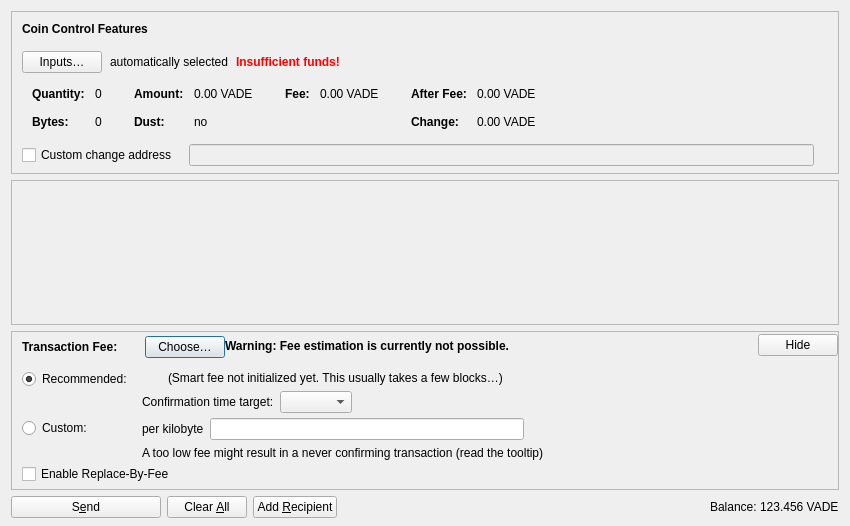
<?xml version="1.0" encoding="UTF-8"?>
<ui version="4.0">
 <class>SendCoinsDialog</class>
 <widget class="QDialog" name="SendCoinsDialog">
  <property name="geometry">
   <rect>
    <x>0</x>
    <y>0</y>
    <width>850</width>
    <height>526</height>
   </rect>
  </property>
  <property name="windowTitle">
   <string>Send Coins</string>
  </property>
  <layout class="QVBoxLayout" name="verticalLayout" stretch="0,1,0,0">
   <property name="bottomMargin">
    <number>8</number>
   </property>
   <item>
    <widget class="QFrame" name="frameCoinControl">
     <property name="sizePolicy">
      <sizepolicy hsizetype="Expanding" vsizetype="Expanding">
       <horstretch>0</horstretch>
       <verstretch>0</verstretch>
      </sizepolicy>
     </property>
     <property name="maximumSize">
      <size>
       <width>16777215</width>
       <height>16777215</height>
      </size>
     </property>
     <property name="frameShape">
      <enum>QFrame::StyledPanel</enum>
     </property>
     <property name="frameShadow">
      <enum>QFrame::Sunken</enum>
     </property>
     <layout class="QVBoxLayout" name="verticalLayoutCoinControl2">
      <property name="spacing">
       <number>0</number>
      </property>
      <property name="leftMargin">
       <number>0</number>
      </property>
      <property name="topMargin">
       <number>0</number>
      </property>
      <property name="rightMargin">
       <number>0</number>
      </property>
      <property name="bottomMargin">
       <number>6</number>
      </property>
      <item>
       <layout class="QVBoxLayout" name="verticalLayoutCoinControl" stretch="0,0,0,0,1">
        <property name="spacing">
         <number>0</number>
        </property>
        <property name="leftMargin">
         <number>10</number>
        </property>
        <property name="topMargin">
         <number>10</number>
        </property>
        <item>
         <layout class="QHBoxLayout" name="horizontalLayoutCoinControl1">
          <property name="bottomMargin">
           <number>15</number>
          </property>
          <item>
           <widget class="QLabel" name="labelCoinControlFeatures">
            <property name="sizePolicy">
             <sizepolicy hsizetype="Preferred" vsizetype="Maximum">
              <horstretch>0</horstretch>
              <verstretch>0</verstretch>
             </sizepolicy>
            </property>
            <property name="font">
             <font>
              <weight>75</weight>
              <bold>true</bold>
             </font>
            </property>
            <property name="styleSheet">
             <string notr="true">font-weight:bold;</string>
            </property>
            <property name="text">
             <string>Coin Control Features</string>
            </property>
           </widget>
          </item>
         </layout>
        </item>
        <item>
         <layout class="QHBoxLayout" name="horizontalLayoutCoinControl2" stretch="0,0,0,0">
          <property name="spacing">
           <number>8</number>
          </property>
          <property name="bottomMargin">
           <number>10</number>
          </property>
          <item>
           <widget class="QPushButton" name="pushButtonCoinControl">
            <property name="styleSheet">
             <string notr="true"/>
            </property>
            <property name="text">
             <string>Inputs…</string>
            </property>
            <property name="autoDefault">
             <bool>false</bool>
            </property>
           </widget>
          </item>
          <item>
           <widget class="QLabel" name="labelCoinControlAutomaticallySelected">
            <property name="text">
             <string>automatically selected</string>
            </property>
            <property name="margin">
             <number>5</number>
            </property>
           </widget>
          </item>
          <item>
           <widget class="QLabel" name="labelCoinControlInsuffFunds">
            <property name="font">
             <font>
              <weight>75</weight>
              <bold>true</bold>
             </font>
            </property>
            <property name="styleSheet">
             <string notr="true">color:red;font-weight:bold;</string>
            </property>
            <property name="text">
             <string>Insufficient funds!</string>
            </property>
            <property name="margin">
             <number>5</number>
            </property>
           </widget>
          </item>
          <item>
           <spacer name="horizontalSpacerCoinControl">
            <property name="orientation">
             <enum>Qt::Horizontal</enum>
            </property>
            <property name="sizeHint" stdset="0">
             <size>
              <width>40</width>
              <height>1</height>
             </size>
            </property>
           </spacer>
          </item>
         </layout>
        </item>
        <item>
         <widget class="QWidget" name="widgetCoinControl" native="true">
          <property name="sizePolicy">
           <sizepolicy hsizetype="Preferred" vsizetype="Preferred">
            <horstretch>0</horstretch>
            <verstretch>0</verstretch>
           </sizepolicy>
          </property>
          <property name="minimumSize">
           <size>
            <width>0</width>
            <height>0</height>
           </size>
          </property>
          <property name="styleSheet">
           <string notr="true"/>
          </property>
          <layout class="QHBoxLayout" name="horizontalLayoutCoinControl5">
           <property name="leftMargin">
            <number>0</number>
           </property>
           <property name="topMargin">
            <number>0</number>
           </property>
           <property name="rightMargin">
            <number>0</number>
           </property>
           <property name="bottomMargin">
            <number>0</number>
           </property>
           <item>
            <layout class="QHBoxLayout" name="horizontalLayoutCoinControl3" stretch="0,0,0,1">
             <property name="spacing">
              <number>20</number>
             </property>
             <property name="topMargin">
              <number>0</number>
             </property>
             <property name="bottomMargin">
              <number>10</number>
             </property>
             <item>
              <layout class="QFormLayout" name="formLayoutCoinControl1">
               <property name="horizontalSpacing">
                <number>10</number>
               </property>
               <property name="verticalSpacing">
                <number>14</number>
               </property>
               <property name="leftMargin">
                <number>10</number>
               </property>
               <property name="topMargin">
                <number>4</number>
               </property>
               <property name="rightMargin">
                <number>6</number>
               </property>
               <item row="0" column="0">
                <widget class="QLabel" name="labelCoinControlQuantityText">
                 <property name="font">
                  <font>
                   <weight>75</weight>
                   <bold>true</bold>
                  </font>
                 </property>
                 <property name="text">
                  <string>Quantity:</string>
                 </property>
                 <property name="margin">
                  <number>0</number>
                 </property>
                </widget>
               </item>
               <item row="0" column="1">
                <widget class="QLabel" name="labelCoinControlQuantity">
                 <property name="cursor">
                  <cursorShape>IBeamCursor</cursorShape>
                 </property>
                 <property name="contextMenuPolicy">
                  <enum>Qt::ActionsContextMenu</enum>
                 </property>
                 <property name="text">
                  <string notr="true">0</string>
                 </property>
                 <property name="margin">
                  <number>0</number>
                 </property>
                 <property name="textInteractionFlags">
                  <set>Qt::LinksAccessibleByMouse|Qt::TextSelectableByKeyboard|Qt::TextSelectableByMouse</set>
                 </property>
                </widget>
               </item>
               <item row="1" column="0">
                <widget class="QLabel" name="labelCoinControlBytesText">
                 <property name="font">
                  <font>
                   <weight>75</weight>
                   <bold>true</bold>
                  </font>
                 </property>
                 <property name="text">
                  <string>Bytes:</string>
                 </property>
                </widget>
               </item>
               <item row="1" column="1">
                <widget class="QLabel" name="labelCoinControlBytes">
                 <property name="cursor">
                  <cursorShape>IBeamCursor</cursorShape>
                 </property>
                 <property name="contextMenuPolicy">
                  <enum>Qt::ActionsContextMenu</enum>
                 </property>
                 <property name="text">
                  <string notr="true">0</string>
                 </property>
                 <property name="textInteractionFlags">
                  <set>Qt::LinksAccessibleByMouse|Qt::TextSelectableByKeyboard|Qt::TextSelectableByMouse</set>
                 </property>
                </widget>
               </item>
              </layout>
             </item>
             <item>
              <layout class="QFormLayout" name="formLayoutCoinControl2">
               <property name="horizontalSpacing">
                <number>10</number>
               </property>
               <property name="verticalSpacing">
                <number>14</number>
               </property>
               <property name="leftMargin">
                <number>6</number>
               </property>
               <property name="topMargin">
                <number>4</number>
               </property>
               <property name="rightMargin">
                <number>6</number>
               </property>
               <item row="0" column="0">
                <widget class="QLabel" name="labelCoinControlAmountText">
                 <property name="font">
                  <font>
                   <weight>75</weight>
                   <bold>true</bold>
                  </font>
                 </property>
                 <property name="text">
                  <string>Amount:</string>
                 </property>
                 <property name="margin">
                  <number>0</number>
                 </property>
                </widget>
               </item>
               <item row="0" column="1">
                <widget class="QLabel" name="labelCoinControlAmount">
                 <property name="cursor">
                  <cursorShape>IBeamCursor</cursorShape>
                 </property>
                 <property name="contextMenuPolicy">
                  <enum>Qt::ActionsContextMenu</enum>
                 </property>
                 <property name="text">
                  <string notr="true">0.00 VADE</string>
                 </property>
                 <property name="textInteractionFlags">
                  <set>Qt::LinksAccessibleByMouse|Qt::TextSelectableByKeyboard|Qt::TextSelectableByMouse</set>
                 </property>
                </widget>
               </item>
               <item row="1" column="0">
                <widget class="QLabel" name="labelCoinControlLowOutputText">
                 <property name="font">
                  <font>
                   <weight>75</weight>
                   <bold>true</bold>
                  </font>
                 </property>
                 <property name="text">
                  <string>Dust:</string>
                 </property>
                </widget>
               </item>
               <item row="1" column="1">
                <widget class="QLabel" name="labelCoinControlLowOutput">
                 <property name="cursor">
                  <cursorShape>IBeamCursor</cursorShape>
                 </property>
                 <property name="contextMenuPolicy">
                  <enum>Qt::ActionsContextMenu</enum>
                 </property>
                 <property name="text">
                  <string notr="true">no</string>
                 </property>
                 <property name="textInteractionFlags">
                  <set>Qt::LinksAccessibleByMouse|Qt::TextSelectableByKeyboard|Qt::TextSelectableByMouse</set>
                 </property>
                </widget>
               </item>
              </layout>
             </item>
             <item>
              <layout class="QFormLayout" name="formLayoutCoinControl3">
               <property name="horizontalSpacing">
                <number>10</number>
               </property>
               <property name="verticalSpacing">
                <number>14</number>
               </property>
               <property name="leftMargin">
                <number>6</number>
               </property>
               <property name="topMargin">
                <number>4</number>
               </property>
               <property name="rightMargin">
                <number>6</number>
               </property>
               <item row="0" column="0">
                <widget class="QLabel" name="labelCoinControlFeeText">
                 <property name="font">
                  <font>
                   <weight>75</weight>
                   <bold>true</bold>
                  </font>
                 </property>
                 <property name="text">
                  <string>Fee:</string>
                 </property>
                 <property name="margin">
                  <number>0</number>
                 </property>
                </widget>
               </item>
               <item row="0" column="1">
                <widget class="QLabel" name="labelCoinControlFee">
                 <property name="cursor">
                  <cursorShape>IBeamCursor</cursorShape>
                 </property>
                 <property name="contextMenuPolicy">
                  <enum>Qt::ActionsContextMenu</enum>
                 </property>
                 <property name="text">
                  <string notr="true">0.00 VADE</string>
                 </property>
                 <property name="textInteractionFlags">
                  <set>Qt::LinksAccessibleByMouse|Qt::TextSelectableByKeyboard|Qt::TextSelectableByMouse</set>
                 </property>
                </widget>
               </item>
              </layout>
             </item>
             <item>
              <layout class="QFormLayout" name="formLayoutCoinControl4">
               <property name="horizontalSpacing">
                <number>10</number>
               </property>
               <property name="verticalSpacing">
                <number>14</number>
               </property>
               <property name="leftMargin">
                <number>6</number>
               </property>
               <property name="topMargin">
                <number>4</number>
               </property>
               <property name="rightMargin">
                <number>6</number>
               </property>
               <item row="0" column="0">
                <widget class="QLabel" name="labelCoinControlAfterFeeText">
                 <property name="font">
                  <font>
                   <weight>75</weight>
                   <bold>true</bold>
                  </font>
                 </property>
                 <property name="text">
                  <string>After Fee:</string>
                 </property>
                 <property name="margin">
                  <number>0</number>
                 </property>
                </widget>
               </item>
               <item row="0" column="1">
                <widget class="QLabel" name="labelCoinControlAfterFee">
                 <property name="cursor">
                  <cursorShape>IBeamCursor</cursorShape>
                 </property>
                 <property name="contextMenuPolicy">
                  <enum>Qt::ActionsContextMenu</enum>
                 </property>
                 <property name="text">
                  <string notr="true">0.00 VADE</string>
                 </property>
                 <property name="textInteractionFlags">
                  <set>Qt::LinksAccessibleByMouse|Qt::TextSelectableByKeyboard|Qt::TextSelectableByMouse</set>
                 </property>
                </widget>
               </item>
               <item row="1" column="0">
                <widget class="QLabel" name="labelCoinControlChangeText">
                 <property name="font">
                  <font>
                   <weight>75</weight>
                   <bold>true</bold>
                  </font>
                 </property>
                 <property name="text">
                  <string>Change:</string>
                 </property>
                </widget>
               </item>
               <item row="1" column="1">
                <widget class="QLabel" name="labelCoinControlChange">
                 <property name="cursor">
                  <cursorShape>IBeamCursor</cursorShape>
                 </property>
                 <property name="contextMenuPolicy">
                  <enum>Qt::ActionsContextMenu</enum>
                 </property>
                 <property name="text">
                  <string notr="true">0.00 VADE</string>
                 </property>
                 <property name="textInteractionFlags">
                  <set>Qt::LinksAccessibleByMouse|Qt::TextSelectableByKeyboard|Qt::TextSelectableByMouse</set>
                 </property>
                </widget>
               </item>
              </layout>
             </item>
            </layout>
           </item>
          </layout>
         </widget>
        </item>
        <item>
         <layout class="QHBoxLayout" name="horizontalLayoutCoinControl4" stretch="0,0,0">
          <property name="spacing">
           <number>12</number>
          </property>
          <property name="sizeConstraint">
           <enum>QLayout::SetDefaultConstraint</enum>
          </property>
          <property name="topMargin">
           <number>5</number>
          </property>
          <property name="rightMargin">
           <number>5</number>
          </property>
          <item>
           <widget class="QCheckBox" name="checkBoxCoinControlChange">
            <property name="toolTip">
             <string>If this is activated, but the change address is empty or invalid, change will be sent to a newly generated address.</string>
            </property>
            <property name="text">
             <string>Custom change address</string>
            </property>
           </widget>
          </item>
          <item>
           <widget class="QValidatedLineEdit" name="lineEditCoinControlChange">
            <property name="enabled">
             <bool>false</bool>
            </property>
            <property name="sizePolicy">
             <sizepolicy hsizetype="Expanding" vsizetype="Fixed">
              <horstretch>0</horstretch>
              <verstretch>0</verstretch>
             </sizepolicy>
            </property>
           </widget>
          </item>
          <item>
           <widget class="QLabel" name="labelCoinControlChangeLabel">
            <property name="sizePolicy">
             <sizepolicy hsizetype="Preferred" vsizetype="Expanding">
              <horstretch>0</horstretch>
              <verstretch>0</verstretch>
             </sizepolicy>
            </property>
            <property name="minimumSize">
             <size>
              <width>0</width>
              <height>0</height>
             </size>
            </property>
            <property name="text">
             <string/>
            </property>
            <property name="margin">
             <number>3</number>
            </property>
           </widget>
          </item>
         </layout>
        </item>
        <item>
         <spacer name="verticalSpacerCoinControl">
          <property name="orientation">
           <enum>Qt::Vertical</enum>
          </property>
          <property name="sizeHint" stdset="0">
           <size>
            <width>800</width>
            <height>1</height>
           </size>
          </property>
         </spacer>
        </item>
       </layout>
      </item>
     </layout>
    </widget>
   </item>
   <item>
    <widget class="QScrollArea" name="scrollArea">
     <property name="widgetResizable">
      <bool>true</bool>
     </property>
     <widget class="QWidget" name="scrollAreaWidgetContents">
      <property name="geometry">
       <rect>
        <x>0</x>
        <y>0</y>
        <width>830</width>
        <height>104</height>
       </rect>
      </property>
      <layout class="QVBoxLayout" name="verticalLayout_2" stretch="0,1">
       <property name="leftMargin">
        <number>0</number>
       </property>
       <property name="topMargin">
        <number>0</number>
       </property>
       <property name="rightMargin">
        <number>0</number>
       </property>
       <property name="bottomMargin">
        <number>0</number>
       </property>
       <item>
        <layout class="QVBoxLayout" name="entries">
         <property name="spacing">
          <number>6</number>
         </property>
        </layout>
       </item>
       <item>
        <spacer name="verticalSpacer">
         <property name="orientation">
          <enum>Qt::Vertical</enum>
         </property>
         <property name="sizeHint" stdset="0">
          <size>
           <width>20</width>
           <height>40</height>
          </size>
         </property>
        </spacer>
       </item>
      </layout>
     </widget>
    </widget>
   </item>
   <item>
    <widget class="QFrame" name="frameFee">
     <property name="sizePolicy">
      <sizepolicy hsizetype="Expanding" vsizetype="Expanding">
       <horstretch>0</horstretch>
       <verstretch>0</verstretch>
      </sizepolicy>
     </property>
     <property name="maximumSize">
      <size>
       <width>16777215</width>
       <height>16777215</height>
      </size>
     </property>
     <property name="frameShape">
      <enum>QFrame::StyledPanel</enum>
     </property>
     <property name="frameShadow">
      <enum>QFrame::Sunken</enum>
     </property>
     <layout class="QVBoxLayout" name="verticalLayoutFee1">
      <property name="spacing">
       <number>0</number>
      </property>
      <property name="leftMargin">
       <number>0</number>
      </property>
      <property name="topMargin">
       <number>0</number>
      </property>
      <property name="rightMargin">
       <number>0</number>
      </property>
      <property name="bottomMargin">
       <number>0</number>
      </property>
      <item>
       <layout class="QVBoxLayout" name="verticalLayoutFee2" stretch="0,0,0">
        <property name="spacing">
         <number>0</number>
        </property>
        <property name="leftMargin">
         <number>10</number>
        </property>
        <property name="topMargin">
         <number>0</number>
        </property>
        <item>
         <layout class="QHBoxLayout" name="horizontalLayoutFee1">
          <property name="bottomMargin">
           <number>0</number>
          </property>
          <item>
           <layout class="QVBoxLayout" name="verticalLayoutFee7">
            <property name="spacing">
             <number>0</number>
            </property>
            <item>
             <spacer name="verticalSpacerSmartFee">
              <property name="orientation">
               <enum>Qt::Vertical</enum>
              </property>
              <property name="sizeType">
               <enum>QSizePolicy::Fixed</enum>
              </property>
              <property name="sizeHint" stdset="0">
               <size>
                <width>1</width>
                <height>4</height>
               </size>
              </property>
             </spacer>
            </item>
            <item>
             <layout class="QHBoxLayout" name="horizontalLayoutSmartFee">
              <property name="spacing">
               <number>10</number>
              </property>
              <item>
               <widget class="QLabel" name="labelFeeHeadline">
                <property name="sizePolicy">
                 <sizepolicy hsizetype="Preferred" vsizetype="Maximum">
                  <horstretch>0</horstretch>
                  <verstretch>0</verstretch>
                 </sizepolicy>
                </property>
                <property name="font">
                 <font>
                  <weight>75</weight>
                  <bold>true</bold>
                 </font>
                </property>
                <property name="styleSheet">
                 <string notr="true">font-weight:bold;</string>
                </property>
                <property name="text">
                 <string>Transaction Fee:</string>
                </property>
               </widget>
              </item>
              <item>
               <widget class="QLabel" name="labelFeeMinimized">
                <property name="text">
                 <string/>
                </property>
               </widget>
              </item>
              <item>
               <widget class="QPushButton" name="buttonChooseFee">
                <property name="text">
                 <string>Choose…</string>
                </property>
               </widget>
              </item>
             </layout>
            </item>
            <item>
             <spacer name="verticalSpacer_5">
              <property name="orientation">
               <enum>Qt::Vertical</enum>
              </property>
              <property name="sizeHint" stdset="0">
               <size>
                <width>1</width>
                <height>1</height>
               </size>
              </property>
             </spacer>
            </item>
           </layout>
          </item>
          <item>
           <widget class="QLabel" name="fallbackFeeWarningLabel">
            <property name="toolTip">
             <string>Using the fallbackfee can result in sending a transaction that will take several hours or days (or never) to confirm. Consider choosing your fee manually or wait until you have validated the complete chain.</string>
            </property>
            <property name="font">
            <font>
                <weight>75</weight>
                <bold>true</bold>
            </font>
            </property>
            <property name="text">
             <string>Warning: Fee estimation is currently not possible.</string>
            </property>
            <property name="wordWrap">
             <bool>false</bool>
            </property>
           </widget>
          </item>
          <item>
           <spacer name="horizontalSpacer_4">
            <property name="orientation">
             <enum>Qt::Horizontal</enum>
            </property>
            <property name="sizeType">
             <enum>QSizePolicy::MinimumExpanding</enum>
            </property>
            <property name="sizeHint" stdset="0">
             <size>
              <width>40</width>
              <height>20</height>
             </size>
            </property>
           </spacer>
          </item>
          <item>
           <widget class="QPushButton" name="buttonMinimizeFee">
            <property name="toolTip">
             <string>Hide transaction fee settings</string>
            </property>
            <property name="text">
             <string>Hide</string>
            </property>
           </widget>
          </item>
         </layout>
        </item>
        <item>
         <widget class="QFrame" name="frameFeeSelection">
          <layout class="QVBoxLayout" name="verticalLayoutFee12">
           <property name="spacing">
            <number>0</number>
           </property>
           <property name="leftMargin">
            <number>0</number>
           </property>
           <property name="topMargin">
            <number>0</number>
           </property>
           <property name="rightMargin">
            <number>0</number>
           </property>
           <property name="bottomMargin">
            <number>0</number>
           </property>
           <item>
            <layout class="QGridLayout" name="gridLayoutFee">
             <property name="topMargin">
              <number>10</number>
             </property>
             <property name="bottomMargin">
              <number>4</number>
             </property>
             <property name="horizontalSpacing">
              <number>10</number>
             </property>
             <property name="verticalSpacing">
              <number>4</number>
             </property>
             <item row="1" column="1">
              <layout class="QVBoxLayout" name="verticalLayoutFee8">
               <property name="spacing">
                <number>6</number>
               </property>
               <item>
                <layout class="QHBoxLayout" name="horizontalLayoutFee13">
                 <item>
                  <widget class="QLabel" name="labelCustomPerKilobyte">
                   <property name="toolTip">
                    <string>Specify a custom fee per kB (1,000 bytes) of the transaction's virtual size.

Note:  Since the fee is calculated on a per-byte basis, a fee rate of "100 satoshis per kvB" for a transaction size of 500 virtual bytes (half of 1 kvB) would ultimately yield a fee of only 50 satoshis.</string>
                   </property>
                   <property name="text">
                    <string>per kilobyte</string>
                   </property>
                  </widget>
                 </item>
                 <item>
                  <widget class="VadercoinAmountField" name="customFee"/>
                 </item>
                 <item>
                  <spacer name="horizontalSpacer_6">
                   <property name="orientation">
                    <enum>Qt::Horizontal</enum>
                   </property>
                   <property name="sizeHint" stdset="0">
                    <size>
                     <width>1</width>
                     <height>1</height>
                    </size>
                   </property>
                  </spacer>
                 </item>
                </layout>
               </item>
               <item>
                <layout class="QHBoxLayout" name="horizontalLayoutFee8">
                 <item>
                  <widget class="QLabel" name="labelCustomFeeWarning">
                   <property name="enabled">
                    <bool>true</bool>
                   </property>
                   <property name="toolTip">
                    <string>When there is less transaction volume than space in the blocks, miners as well as relaying nodes may enforce a minimum fee. Paying only this minimum fee is just fine, but be aware that this can result in a never confirming transaction once there is more demand for vadercoin transactions than the network can process.</string>
                   </property>
                   <property name="text">
                    <string>A too low fee might result in a never confirming transaction (read the tooltip)</string>
                   </property>
                  </widget>
                 </item>
                 <item>
                  <spacer name="horizontalSpacer_2">
                   <property name="orientation">
                    <enum>Qt::Horizontal</enum>
                   </property>
                   <property name="sizeHint" stdset="0">
                    <size>
                     <width>1</width>
                     <height>1</height>
                    </size>
                   </property>
                  </spacer>
                 </item>
                </layout>
               </item>
              </layout>
             </item>
             <item row="0" column="0">
              <layout class="QVBoxLayout" name="verticalLayoutFee4" stretch="0,1">
               <item>
                <widget class="QRadioButton" name="radioSmartFee">
                 <property name="text">
                  <string>Recommended:</string>
                 </property>
                 <property name="checked">
                  <bool>true</bool>
                 </property>
                 <attribute name="buttonGroup">
                  <string notr="true">groupFee</string>
                 </attribute>
                </widget>
               </item>
               <item>
                <spacer name="verticalSpacer_2">
                 <property name="orientation">
                  <enum>Qt::Vertical</enum>
                 </property>
                 <property name="sizeHint" stdset="0">
                  <size>
                   <width>1</width>
                   <height>1</height>
                  </size>
                 </property>
                </spacer>
               </item>
              </layout>
             </item>
             <item row="1" column="0">
              <layout class="QVBoxLayout" name="verticalLayoutFee9" stretch="0,1">
               <item>
                <widget class="QRadioButton" name="radioCustomFee">
                 <property name="text">
                  <string>Custom:</string>
                 </property>
                 <attribute name="buttonGroup">
                  <string notr="true">groupFee</string>
                 </attribute>
                </widget>
               </item>
               <item>
                <spacer name="verticalSpacer_6">
                 <property name="orientation">
                  <enum>Qt::Vertical</enum>
                 </property>
                 <property name="sizeHint" stdset="0">
                  <size>
                   <width>1</width>
                   <height>1</height>
                  </size>
                 </property>
                </spacer>
               </item>
              </layout>
             </item>
             <item row="0" column="1">
              <layout class="QVBoxLayout" name="verticalLayoutFee3" stretch="0,0,1">
               <property name="spacing">
                <number>6</number>
               </property>
               <property name="topMargin">
                <number>2</number>
               </property>
               <item>
                <layout class="QHBoxLayout" name="horizontalLayoutFee12">
                 <item>
                  <widget class="QLabel" name="labelSmartFee">
                   <property name="text">
                    <string/>
                   </property>
                  </widget>
                 </item>
                 <item>
                  <widget class="QLabel" name="labelFeeEstimation">
                   <property name="text">
                    <string/>
                   </property>
                  </widget>
                 </item>
                 <item>
                  <widget class="QLabel" name="labelSmartFee2">
                   <property name="text">
                    <string>(Smart fee not initialized yet. This usually takes a few blocks…)</string>
                   </property>
                  </widget>
                 </item>
                 <item>
                  <spacer name="horizontalSpacer_5">
                   <property name="orientation">
                    <enum>Qt::Horizontal</enum>
                   </property>
                   <property name="sizeHint" stdset="0">
                    <size>
                     <width>1</width>
                     <height>1</height>
                    </size>
                   </property>
                  </spacer>
                 </item>
                </layout>
               </item>
               <item>
                <layout class="QHBoxLayout" name="horizontalLayoutFee9">
                 <item>
                  <layout class="QVBoxLayout" name="verticalLayoutFee6">
                   <item>
                    <widget class="QLabel" name="labelSmartFee3">
                     <property name="text">
                      <string>Confirmation time target:</string>
                     </property>
                    </widget>
                   </item>
                  </layout>
                 </item>
                 <item>
                  <layout class="QVBoxLayout" name="verticalLayoutFee5">
                   <property name="rightMargin">
                    <number>30</number>
                   </property>
                   <item>
                    <layout class="QHBoxLayout" name="horizontalLayoutConfTarget">
                     <property name="bottomMargin">
                      <number>0</number>
                     </property>
                     <item>
                      <widget class="QComboBox" name="confTargetSelector"/>
                     </item>
                     <item>
                      <spacer name="horizontalSpacerConfTarget">
                       <property name="orientation">
                        <enum>Qt::Horizontal</enum>
                       </property>
                       <property name="sizeHint" stdset="0">
                        <size>
                         <width>40</width>
                         <height>20</height>
                        </size>
                       </property>
                      </spacer>
                     </item>
                    </layout>
                   </item>
                  </layout>
                 </item>
                </layout>
               </item>
               <item>
                <spacer name="verticalSpacer_4">
                 <property name="orientation">
                  <enum>Qt::Vertical</enum>
                 </property>
                 <property name="sizeHint" stdset="0">
                  <size>
                   <width>1</width>
                   <height>1</height>
                  </size>
                 </property>
                </spacer>
               </item>
              </layout>
             </item>
            </layout>
           </item>
           <item>
            <widget class="QCheckBox" name="optInRBF">
             <property name="text">
              <string>Enable Replace-By-Fee</string>
             </property>
             <property name="toolTip">
              <string>With Replace-By-Fee (BIP-125) you can increase a transaction's fee after it is sent. Without this, a higher fee may be recommended to compensate for increased transaction delay risk.</string>
             </property>
            </widget>
           </item>
          </layout>
         </widget>
        </item>
        <item>
         <spacer name="verticalSpacerFee">
          <property name="orientation">
           <enum>Qt::Vertical</enum>
          </property>
          <property name="sizeHint" stdset="0">
           <size>
            <width>40</width>
            <height>5</height>
           </size>
          </property>
         </spacer>
        </item>
       </layout>
      </item>
     </layout>
    </widget>
   </item>
   <item>
    <layout class="QHBoxLayout" name="horizontalLayout">
     <item>
      <widget class="QPushButton" name="sendButton">
       <property name="minimumSize">
        <size>
         <width>150</width>
         <height>0</height>
        </size>
       </property>
       <property name="toolTip">
        <string>Confirm the send action</string>
       </property>
       <property name="text">
        <string>S&amp;end</string>
       </property>
       <property name="icon">
        <iconset resource="../vadercoin.qrc">
         <normaloff>:/icons/send</normaloff>:/icons/send</iconset>
       </property>
       <property name="autoDefault">
        <bool>false</bool>
       </property>
       <property name="default">
        <bool>false</bool>
       </property>
      </widget>
     </item>
     <item>
      <widget class="QPushButton" name="clearButton">
       <property name="sizePolicy">
        <sizepolicy hsizetype="Minimum" vsizetype="Fixed">
         <horstretch>0</horstretch>
         <verstretch>0</verstretch>
        </sizepolicy>
       </property>
       <property name="toolTip">
        <string>Clear all fields of the form.</string>
       </property>
       <property name="text">
        <string>Clear &amp;All</string>
       </property>
       <property name="icon">
        <iconset resource="../vadercoin.qrc">
         <normaloff>:/icons/remove</normaloff>:/icons/remove</iconset>
       </property>
       <property name="autoDefault">
        <bool>false</bool>
       </property>
      </widget>
     </item>
     <item>
      <widget class="QPushButton" name="addButton">
       <property name="toolTip">
        <string>Send to multiple recipients at once</string>
       </property>
       <property name="text">
        <string>Add &amp;Recipient</string>
       </property>
       <property name="icon">
        <iconset resource="../vadercoin.qrc">
         <normaloff>:/icons/add</normaloff>:/icons/add</iconset>
       </property>
       <property name="autoDefault">
        <bool>false</bool>
       </property>
      </widget>
     </item>
     <item>
      <spacer name="horizontalSpacer">
       <property name="orientation">
        <enum>Qt::Horizontal</enum>
       </property>
       <property name="sizeHint" stdset="0">
        <size>
         <width>40</width>
         <height>20</height>
        </size>
       </property>
      </spacer>
     </item>
     <item>
      <layout class="QHBoxLayout" name="horizontalLayout_2">
       <property name="spacing">
        <number>3</number>
       </property>
       <item>
        <widget class="QLabel" name="labelBalanceName">
         <property name="sizePolicy">
          <sizepolicy hsizetype="Preferred" vsizetype="Fixed">
           <horstretch>0</horstretch>
           <verstretch>0</verstretch>
          </sizepolicy>
         </property>
         <property name="text">
          <string>Balance:</string>
         </property>
        </widget>
       </item>
       <item>
        <widget class="QLabel" name="labelBalance">
         <property name="sizePolicy">
          <sizepolicy hsizetype="Preferred" vsizetype="Fixed">
           <horstretch>0</horstretch>
           <verstretch>0</verstretch>
          </sizepolicy>
         </property>
         <property name="cursor">
          <cursorShape>IBeamCursor</cursorShape>
         </property>
         <property name="text">
          <string notr="true">123.456 VADE</string>
         </property>
         <property name="textInteractionFlags">
          <set>Qt::LinksAccessibleByMouse|Qt::TextSelectableByKeyboard|Qt::TextSelectableByMouse</set>
         </property>
        </widget>
       </item>
      </layout>
     </item>
    </layout>
   </item>
  </layout>
 </widget>
 <customwidgets>
  <customwidget>
   <class>QValidatedLineEdit</class>
   <extends>QLineEdit</extends>
   <header>qt/qvalidatedlineedit.h</header>
  </customwidget>
  <customwidget>
   <class>VadercoinAmountField</class>
   <extends>QLineEdit</extends>
   <header>qt/vadercoinamountfield.h</header>
   <container>1</container>
  </customwidget>
 </customwidgets>
 <resources>
  <include location="../vadercoin.qrc"/>
 </resources>
 <connections/>
 <buttongroups>
  <buttongroup name="groupFee"/>
 </buttongroups>
</ui>
